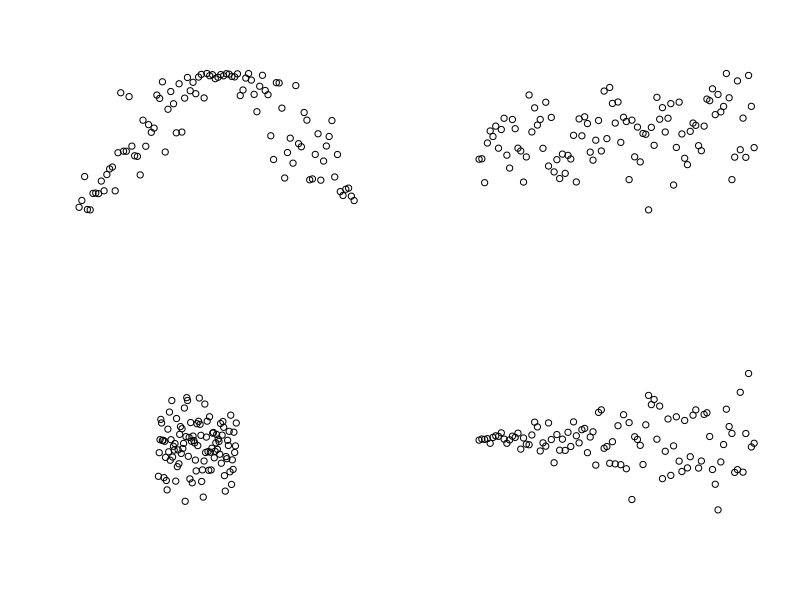
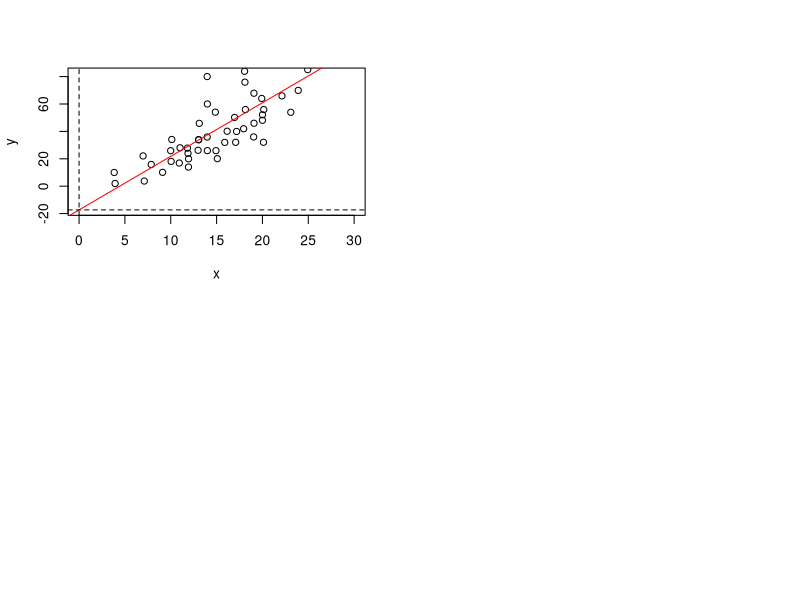
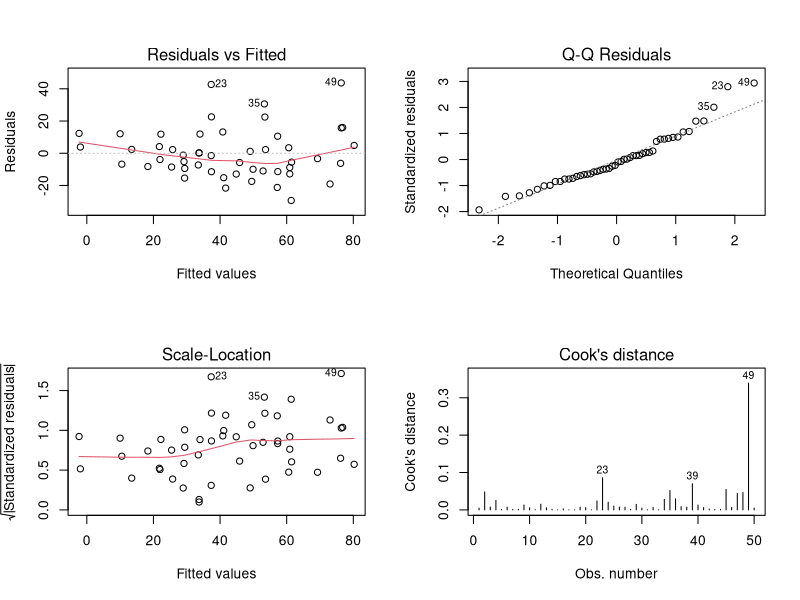
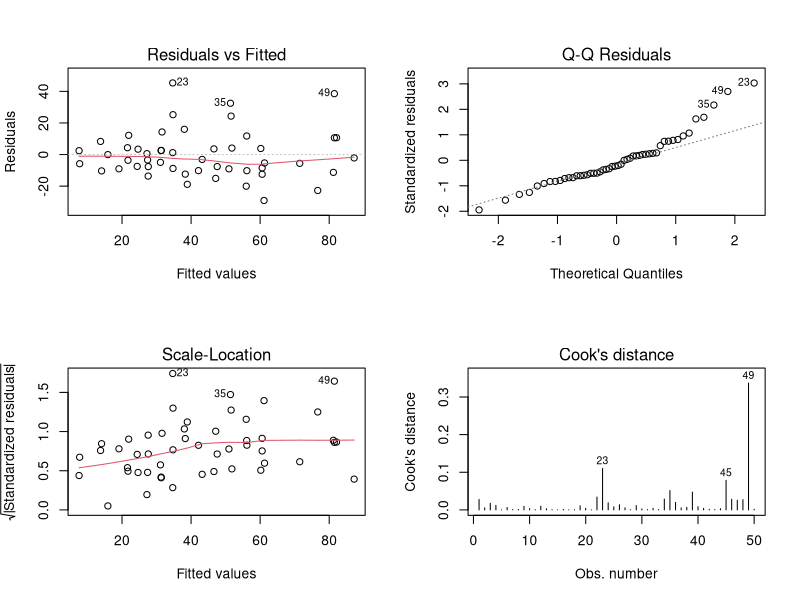
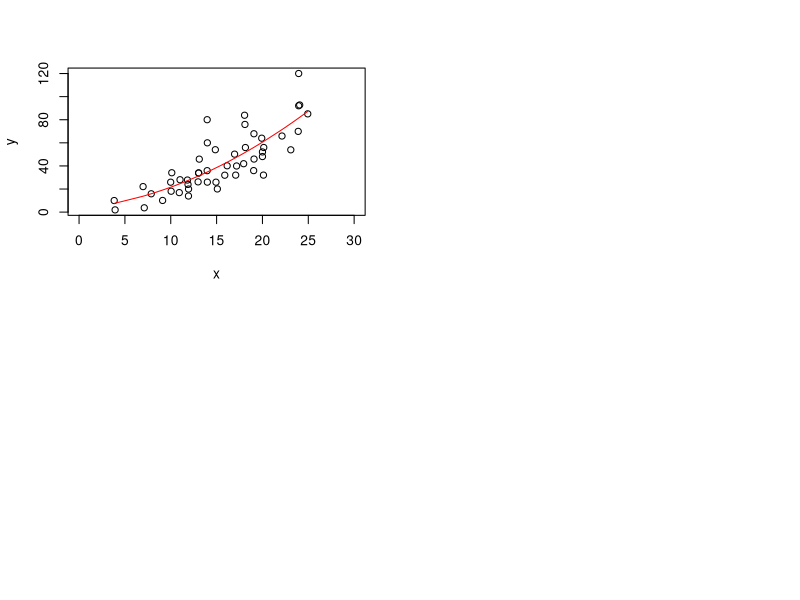

The R script that drew these images, in order:
## ---- chunk 1
#| code-fold: true
sp_k <- function(x, y) {
  rank_x <- rank(x) # <1>
  rank_y <- rank(y) # <1>
  d <- rank_x - rank_y # <2>
  d_sq <- sum(d^2) # <2>
  n <- length(x) # <3>
  
  1 - ((6 * d_sq) / (n*(n^2 - 1))) # <3>
  
}


## ---- chunk 2
par(mfrow = c(2, 2))
plot(sin(seq(-1, 4, length.out = 100) + rnorm(100, sd = 0.4)), xlab = "", ylab = "", axes = FALSE)
plot(sort(c(sin(seq(-1, 4, length.out = 50)), cos(seq(-3, 1, length.out = 50)))) + rnorm(100, sd = 1.4), xlab = "", ylab = "", axes = FALSE)
plot(x = 1:100/10, y = 5 + rnorm(100, sd = 5.5), xlab = "", ylab = "", axes = FALSE, xlim = c(-10, 25), ylim = c(-10, 20))
plot(1:100 * rnorm(100, sd = 500), xlab = "", ylab = "", axes = FALSE)
## ---- chunk 3
dfr <- data.frame(
  x <- c(3.93, 3.83, 7.11, 6.98, 7.87, 9.11, 10.04, 9.99, 10.11, 10.93, 11.01, 11.93, 
         11.94, 11.88, 11.82, 12.98, 13.04, 13.04, 13.11, 13.99, 13.97, 13.99, 13.97, 
         15.08, 14.93, 14.86, 15.89, 16.15, 17.08, 17.18, 16.96, 17.95, 18.14, 18.09, 
         18.05, 19.04, 19.08, 19.07, 20.11, 20, 20, 20.14, 19.92, 22.13, 23.09, 23.9, 
         23.95, 24.06, 23.95, 24.94
  ),
  y <- c(1.93, 10.01, 3.73, 22.09, 15.86, 10.09, 18.09, 25.91, 34.09, 16.89, 28.04, 
         13.95, 19.98, 23.98, 27.78, 26.19, 33.85, 33.96, 45.88, 25.96, 35.89, 60, 
         80.03, 20.06, 25.92, 54.03, 31.96, 40.12, 32.03, 39.95, 50.2, 41.91, 55.92, 
         75.92, 83.89, 35.94, 45.94, 67.85, 32.05, 48.11, 52.11, 55.95, 64.02, 65.9, 
         53.94, 69.92, 92.1, 92.78, 120.03, 85.09)
)
## ---- chunk 4
md1 <- lm(y ~ x, data = dfr)
## ---- chunk 5
str(md1, 1)
## ---- chunk 6
with(dfr, plot(x, y, xlim = c(0, 30), ylim = c(md1$coefficients[1], max(md1$fitted.values) + 2)))
abline(md1$coefficients, col = "red")
abline(v = 0, lty = "dashed")
abline(h = md1$coefficients[1], lty = "dashed")

## ---- chunk 7
summary(md1)
## ---- chunk 8
par(mfrow = c(2, 2))
plot(md1, 1:4)
## ---- chunk 9
md2 <- lm(y ~ poly(x, 2))
summary(md2)
## ---- chunk 10
par(mfrow = c(2, 2))
plot(md2, 1:4)
## ---- chunk 11
with(dfr, plot(x, y, xlim = c(0, 30)))
pred <- predict(md2)
ix <- sort(dfr$x, index.return=T)$ix
lines(x[ix], pred[ix], col = 'red')
## ---- chunk 12
AIC(md1, md2)
